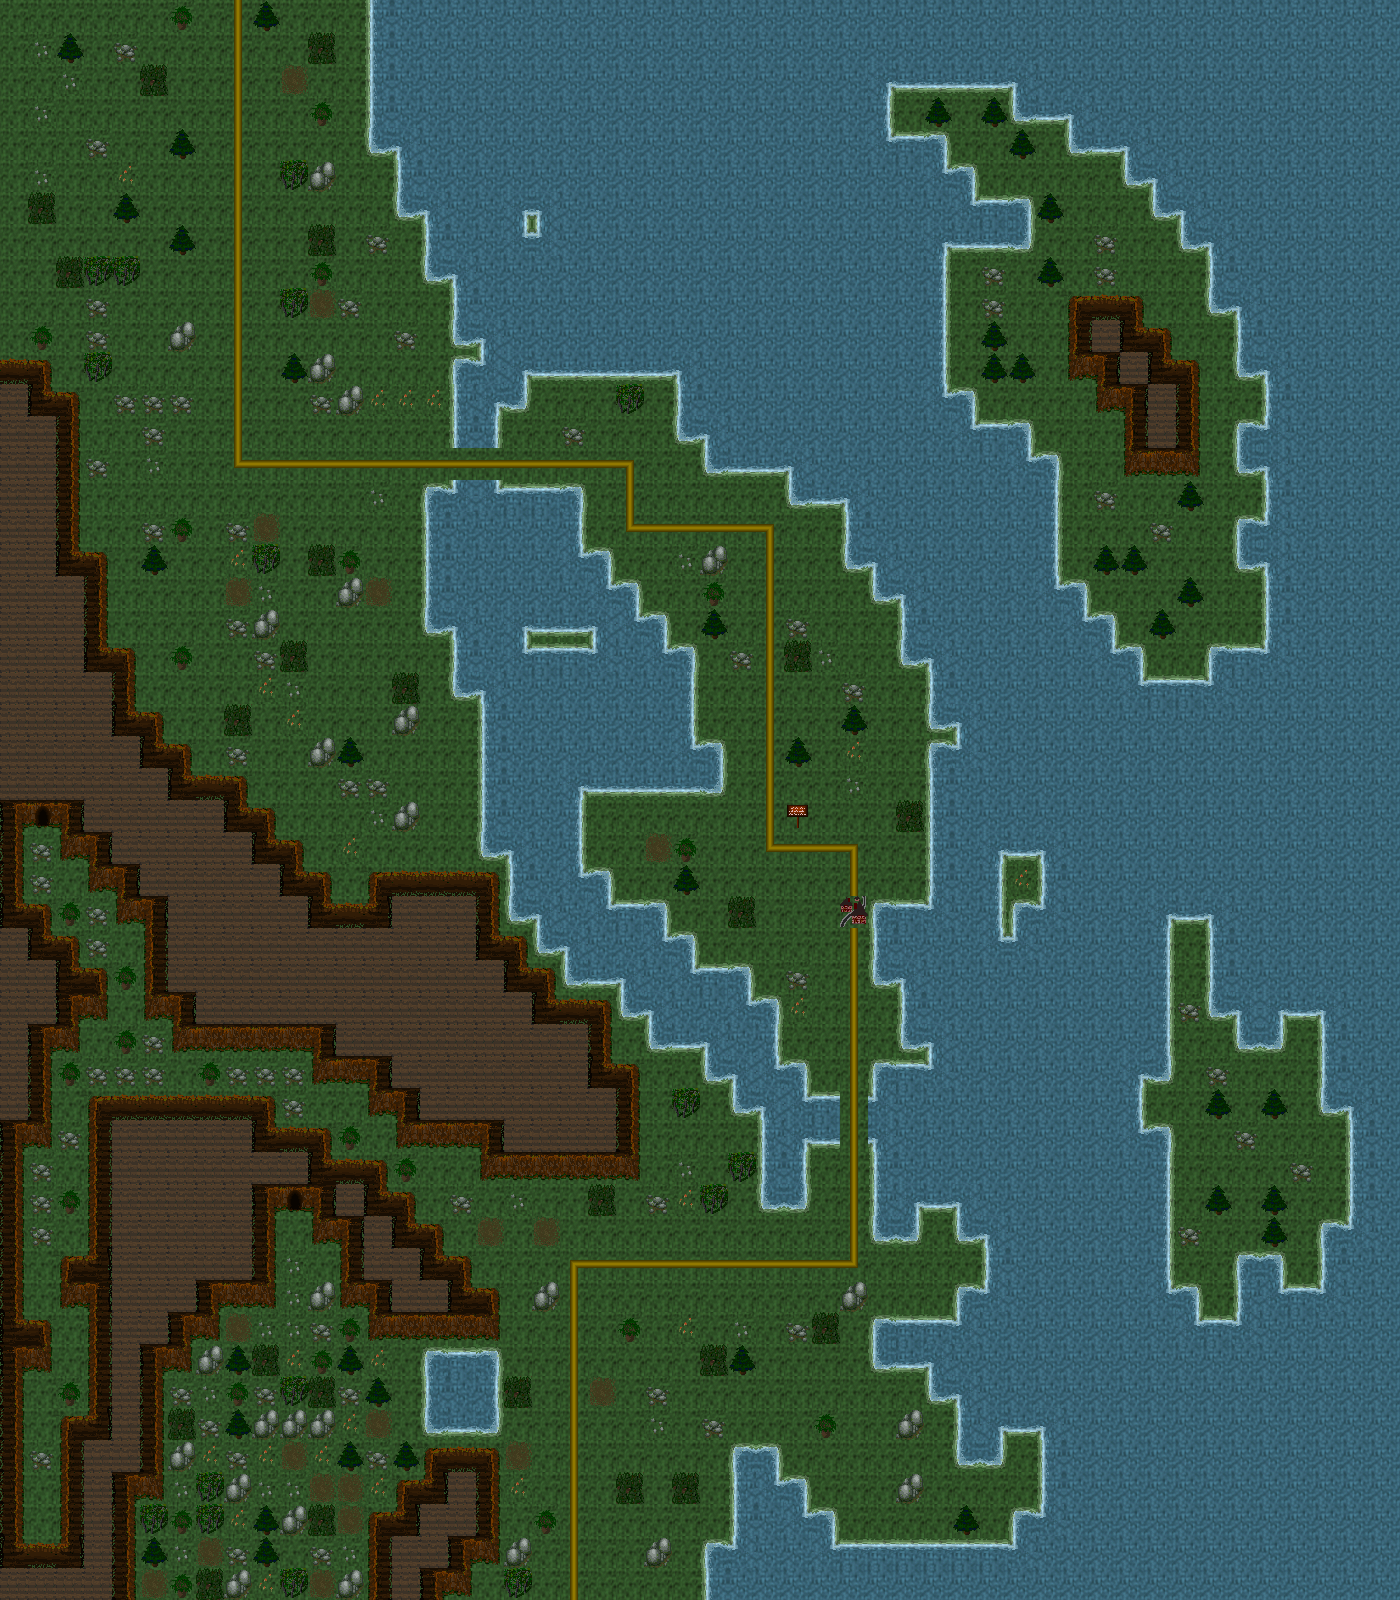

Below is a game level as drawn by its tile map, then a one-line description and the .tmx that defines it (tile-layer data replaced by summaries):
An orthogonal 50x50 tile map with 28x32 px tiles, 1 tile layer (Tile Layer 1) and 3 objects (3x NPC).

<map version="1.0" orientation="orthogonal" width="50" height="50" tilewidth="28" tileheight="32">
 <properties>
  <property name="Exit_East" value="none" />
  <property name="Exit_North" value="CarrionValleyWest,8,13,outdoors" />
  <property name="Exit_South" value="none" />
  <property name="Exit_West" value="none" />
  <property name="GlobalX" value="-1" />
  <property name="GlobalY" value="-1" />
  <property name="MapType" value="town" />
  <property name="Name" value="Carrion Dusk Camp" />
  <property name="StartX" value="2" />
  <property name="StartY" value="2" />
 </properties>
 <tileset firstgid="1" name="Terrain1" tilewidth="28" tileheight="32">
  <image source="../../display/images/Terrain1.png" width="308" height="352" />
  <terraintypes>
   <terrain name="Water" tile="48" />
   <terrain name="Cliff" tile="74" />
   <terrain name="Cave" tile="98" />
   <terrain name="CaveWall" tile="97" />
   <terrain name="Grass" tile="5" />
   <terrain name="Grass2" tile="-1" />
   <terrain name="grass3" tile="-1" />
  </terraintypes>
  <tile id="5" terrain="4,4,4,4" />
  <tile id="6" terrain="6,6,6,6" />
  <tile id="7" terrain="6,6,6,6" />
  <tile id="8" terrain="6,6,6,6" />
  <tile id="9" terrain="6,6,6,6" />
  <tile id="10" terrain="6,6,6,6" />
  <tile id="11" terrain="6,6,6,6" />
  <tile id="12" terrain="6,6,6,6" />
  <tile id="13" terrain="6,6,6,6" />
  <tile id="14" terrain="6,6,6,6" />
  <tile id="48" terrain="0,0,0,0" />
  <tile id="49" terrain="0,4,0,4" />
  <tile id="50" terrain="0,0,4,4" />
  <tile id="51" terrain="4,4,0,0" />
  <tile id="52" terrain="0,4,0,0" />
  <tile id="53" terrain="4,0,0,0" />
  <tile id="54" terrain="0,0,0,4" />
  <tile id="55" terrain="0,0,4,0" />
  <tile id="56" terrain="4,0,4,0" />
  <tile id="57" terrain="4,4,4,0" />
  <tile id="58" terrain="4,4,0,4" />
  <tile id="59" terrain="0,4,4,4" />
  <tile id="60" terrain="4,0,4,4" />
  <tile id="61" terrain="1,1,4,4" />
  <tile id="62" terrain="4,4,1,1" />
  <tile id="63" terrain="4,1,4,1" />
  <tile id="64" terrain="1,4,1,4" />
  <tile id="65" terrain="1,4,1,1" />
  <tile id="66" terrain="4,1,1,1" />
  <tile id="67" terrain="1,1,4,1" />
  <tile id="68" terrain="1,1,1,4" />
  <tile id="69" terrain="4,4,1,4" />
  <tile id="70" terrain="4,4,4,1" />
  <tile id="71" terrain="1,4,4,4" />
  <tile id="72" terrain="4,1,4,4" />
  <tile id="73" terrain=",,4,4" />
  <tile id="74" terrain="1,1,1,1" />
 </tileset>
 <layer name="Tile Layer 1" width="50" height="50">
  <properties>
   <property name="ANODE#0" value="false#0#0#0#0#none#none#none#none" />
   <property name="ChangeMap#12" value="true#19#2#10#10#CarrionValleyWest#none#none#none" />
   <property name="ChangeMap#25" value="true#19#4#14#37#TestWorld2#none#none#none" />
   <property name="ChangeMap#26" value="true#17#4#46#48#TowerRockSouth#none#none#none" />
   <property name="ChangeMap#27" value="true#20#3#19#53#CombatDemoStart#none#none#none" />
   <property name="ChangeTile#15" value="true#9#4#9#5#tile_27#none#none#none" />
   <property name="DoubleNotification#3" value="false#11#2#0#0#Text goes here.#Other text goes here.#none#none" />
   <property name="PlaySound#13" value="true#11#4#0#0#default.ogg#none#none#none" />
   <property name="SecretPassage#9" value="true#5#4#5#4#none#none#none#none" />
   <property name="SingleNotification#10" value="false#17#9#0#0#You just got teleported!#none#none#none" />
   <property name="SingleNotification#18" value="false#17#8#0#0#Because you did not execute the first node, I have decided to teleport you to the left.#none#none#none" />
   <property name="SingleNotification#2" value="false#9#2#0#0#Text goes here.#none#none#none" />
   <property name="SingleNotification#21" value="false#17#8#0#0#Since you stuff was done, I have decided to teleport you to the right!#none#none#none" />
   <property name="SingleNotification#5" value="false#17#9#0#0#Stuff Was Done!#none#none#none" />
   <property name="SingleNotification#6" value="false#17#9#0#0#You haven't done stuff yet!#none#none#none" />
   <property name="SingleNotification#8" value="true#15#2#0#0#This is a persistent notification.#none#none#none" />
   <property name="StuffDone#22" value="true#15#4#0#0#SingleNotification_2#TeleportTo_24#TeleportTo_23#none" />
   <property name="StuffDone#7" value="true#13#2#0#0#DoubleNotification_3#SingleNotification_5#SingleNotification_6#none" />
   <property name="TeleportNPC#14" value="false#13#4#13#5#Aldous Fischer#none#none#none" />
   <property name="TeleportTo#11" value="false#17#2#5#1#none#none#none#SingleNotification_10" />
   <property name="TeleportTo#23" value="true#17#8#14#5#none#none#none#SingleNotification_18" />
   <property name="TeleportTo#24" value="true#17#8#16#5#none#none#none#SingleNotification_21" />
   <property name="ZNODE#0" value="false#0#0#0#0#none#none#none#none" />
  </properties>
  <data>[2500 cells, 2500 non-empty, 45 distinct tile ids]</data>
 </layer>
 <objectgroup name="NPCS" width="50" height="50">
  <object name="Masker" type="NPC" x="8" y="7" />
  <object name="Aldous Fischer" type="NPC" x="8" y="3" />
  <object name="Tumbla Jain" type="NPC" x="7" y="2" />
 </objectgroup>
</map>
